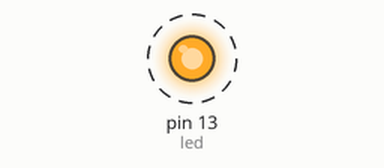
A sketch run on a simulated Arduino Uno, built for the host (arithmetic inside an expression is 32-bit, double 64-bit). Parts: output pins drawn as LEDs (lit = HIGH). Dashed ring = blinking.

Above: at 0.02 s.
Timing chart, 0 to 3.0 s (numbered marks = the images above):
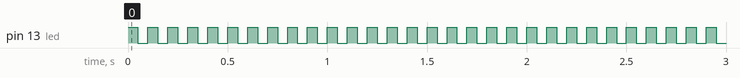

Measured:
- by itself, pin 13 (led): alternates HIGH for 0.05 s and LOW for 0.05 s

The sketch:

no_quarter.ino
```cpp
/*
no_quarter
==========

This is a sketch for LED control. Right now it just strobes. The plan
is to have a python-based utility to generate and upload a LED control
sketch based on submitted arguments. Optionally, the sketch itself could take
arguments from the serial monitor.

Of course, this is a #wip.

Yes, this is currently just blink from Arduino.cc


This file is just a stub for the Arduino IDE. The implementation is
found in no_quarter.cpp

*/
```

no_quarter.cpp
```cpp
// Do not remove the include below
#include "no_quarter.h"


/*
no_quarter
==========

This is a sketch for LED control. Right now it just strobes. The plan
is to have a python-based utility to generate and upload a LED control
sketch based on submitted arguments. Optionally, the sketch itself could take
arguments from the serial monitor.

Of course, this is a #wip.

Yes, this is currently just blink from Arduino.cc

*/
int led = 13;
int delay_count = 50;

void setup()
{
  pinMode(led, OUTPUT);
}

void loop()
{
  digitalWrite(led, HIGH);
  delay(delay_count);
  digitalWrite(led, LOW);
  delay(delay_count);
}
```

no_quarter.h
```cpp
// Only modify this file to include
// - function definitions (prototypes)
// - include files
// - extern variable definitions
// In the appropriate section

#ifndef arduino_archiv_H_
#define arduino_archiv_H_
#include "Arduino.h"
//add your includes for the project arduino_archiv here


//end of add your includes here
#ifdef __cplusplus
extern "C" {
#endif
void loop();
void setup();
#ifdef __cplusplus
} // extern "C"
#endif

//add your function definitions for the project arduino_archiv here


//Do not add code below this line
#endif /* arduino_archiv_H_ */
```
